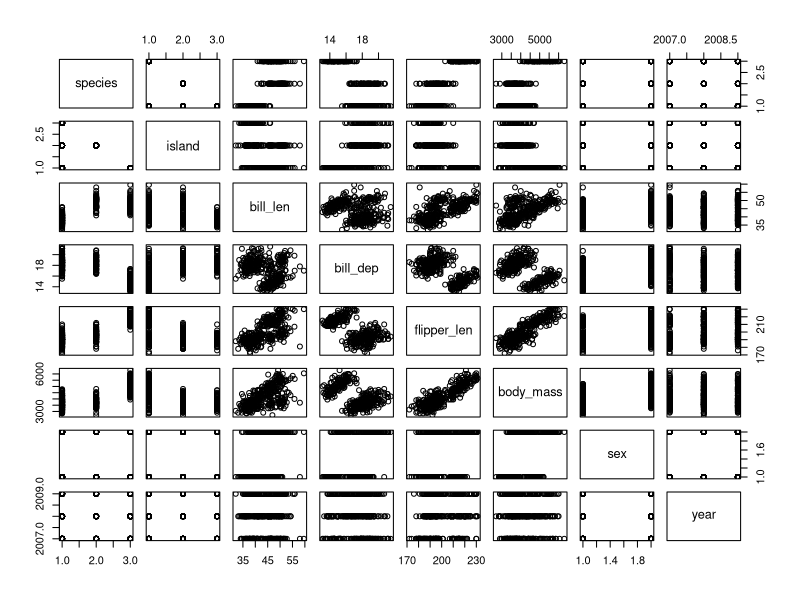

Write the R code that produced this figure. (Note: this script raises an error after producing the figure.)
#Prepare Dataset
class(penguins)
penguins = data.frame(penguins)
mean(penguins$body_mass_g)
mean(penguins$body_mass_g, na.rm = TRUE)
summary(penguins)
pairs(penguins)
plot(penguins$bill_length_mm, penguins$bill_depth_mm)
hist(penguins$body_mass_g)
boxplot()
